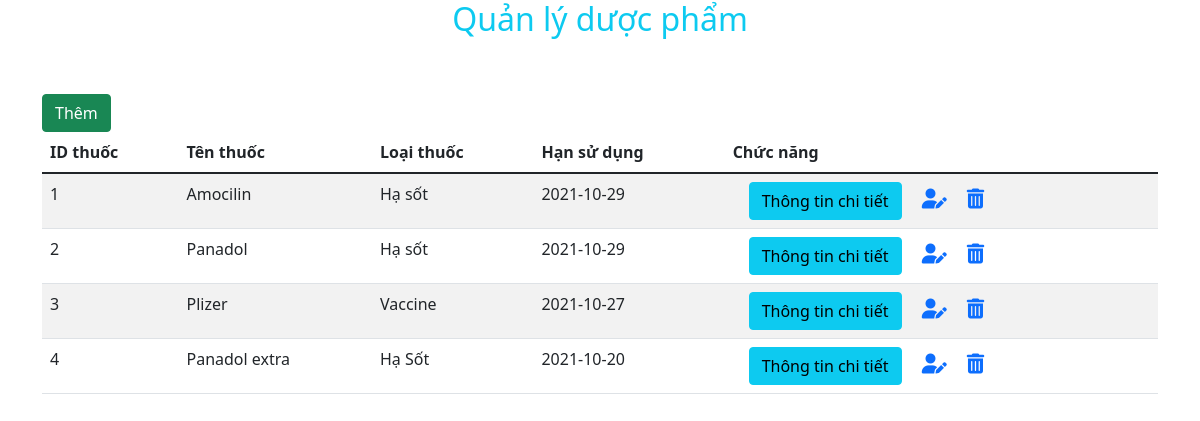
The page / on the database its author committed.
### tables this page shows
CREATE TABLE `drugs` (
  `id` int(11) NOT NULL,
  `name` varchar(255) NOT NULL,
  `type` varchar(100) NOT NULL,
  `barcode` varchar(100) NOT NULL,
  `dose` varchar(100) NOT NULL,
  `code` varchar(100) NOT NULL,
  `cost_price` int(11) NOT NULL,
  `selling_price` int(11) NOT NULL,
  `expiry` varchar(100) NOT NULL,
  `company_name` varchar(100) NOT NULL,
  `production_date` date NOT NULL,
  `expiration_date` date NOT NULL,
  `place` varchar(100) NOT NULL,
  `quantity` int(11) NOT NULL
);

### src/index.php (the view, shortened to what this page needs)
<?php
include('config.php');
?>
<!DOCTYPE html>
<html lang="en">
<head>
    <link rel="stylesheet" href="https://cdnjs.cloudflare.com/ajax/libs/font-awesome/6.0.0-beta2/css/all.min.css" />
    <link href="https://cdn.jsdelivr.net/npm/bootstrap@5.1.3/dist/css/bootstrap.min.css" rel="stylesheet">
</head>
<body>
    <div class="container">
        <h2 class="text-info text-center">Quản lý dược phẩm</h2>
        <a href="them.php"><button class="btn btn-success mt-5">Thêm</button></a>
        <table class="table table-striped">
            <thead>
                <tr>
                    <th scope="col">ID thuốc</th>
                    <th scope="col">Tên thuốc</th>
                    <th scope="col">Loại thuốc</th>
                    <th scope="col">Hạn sử dụng</th>
                    <th scope="col">Chức năng</th>
                </tr>
            </thead>
            <tbody>
                <?php
                $sql = "SELECT * FROM drugs";
                $rs = mysqli_query($conn, $sql);
                if (mysqli_num_rows($rs) > 0) {
                    while ($row = mysqli_fetch_assoc($rs)) {
                ?>
                        <tr>
                            <td><?php echo $row['id']; ?></td>
                            <td><?php echo $row['name']; ?></td>
                            <td><?php echo $row['type']; ?></td>
                            <td><?php echo $row['expiration_date']; ?></td>
                            <td>
                                <a class="ms-3" href="chitiet.php?id=<?php echo $row['id']?>"><button class="btn btn-info">Thông tin chi tiết</button></a>
                                <a class="ms-3 fs-5" href="sua.php?id=<?php echo $row['id'] ?>"><i class="fas fa-user-edit"></i></a>
                                <a class="ms-3 fs-5" href="xoa.php?id=<?php echo $row['id'] ?>"><i class="fas fa-trash-alt"></i></a>
                            </td>
                        </tr>
                <?php
                    }
                }
                ?>
            </tbody>
        </table>
    </div>
</body>
</html>

### rows shown on the page
drugs: id "1", name "Amocilin", type "Hạ sốt", expiration_date "2021-10-29"
drugs: id "2", name "Panadol", type "Hạ sốt", expiration_date "2021-10-29"
drugs: id "3", name "Plizer", type "Vaccine", expiration_date "2021-10-27"
drugs: id "4", name "Panadol extra", type "Hạ Sốt", expiration_date "2021-10-20"
